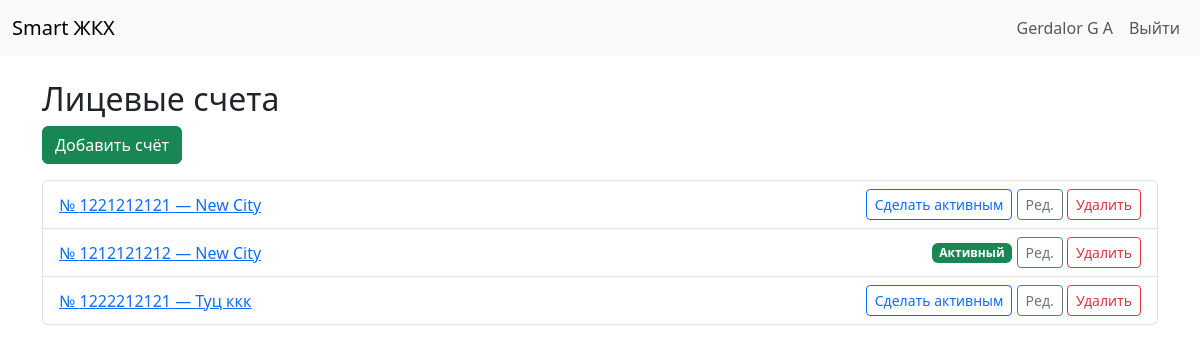
Screenshot of /accounts/ (signed in) with the database file from the repository.
### users/models.py (models this page shows, shortened)
class User(AbstractUser):
    full_name = models.CharField("ФИО", max_length=150)
    address = models.CharField("Адрес", max_length=250)

### accounts/models.py (models this page shows, shortened)
class Account(models.Model):
    user = models.ForeignKey(settings.AUTH_USER_MODEL, on_delete=models.CASCADE, related_name='accounts')
    number = models.CharField("Номер лицевого счета", max_length=10, unique=True, validators=[RegexValidator(r'^\d{10}$', message="Номер должен состоять из 10 цифр")])
    address = models.CharField("Адрес помещения", max_length=255)
    owner_full_name =models.CharField("ФИО владельца", max_length=150)
    area = models.DecimalField("Площадь (м²)", max_digits=7, decimal_places=2, validators=[MinValueValidator(0.01)])
    residents_count = models.PositiveIntegerField("Количество проживающих", validators=[MinValueValidator(1)])
    managing_company = models.CharField("Управляющая компания", max_length=150)
    is_active = models.BooleanField("Активный счет", default=False)

### accounts/html_views.py (the view)
# urls.py: path('', account_views.AccountListView.as_view(), name='account-list'),
class AccountListView(LoginRequiredMixin, ListView):
    model = Account
    template_name = 'accounts/account_list.html'
    context_object_name = 'accounts'
    def get_queryset(self):
        return Account.objects.filter(user=self.request.user)

### templates/accounts/account_list.html (shortened to what this page needs)
{% extends 'base.html' %}
{% block content %}
  <h2>Лицевые счета</h2>
  <a href="{% url 'account-create' %}" class="btn btn-success mb-3">Добавить счёт</a>
  {% if accounts %}
    <ul class="list-group">
      {% for acc in accounts %}
        <li class="list-group-item d-flex justify-content-between align-items-center">
          <a href="{% url 'account-detail' acc.id %}">№ {{ acc.number }} — {{ acc.address }}</a>
          <span>
            {% if not acc.is_active %}
              <form action="{% url 'account-set-active' acc.id %}" method="post" style="display:inline;">
                <button type="submit" class="btn btn-sm btn-outline-primary">Сделать активным</button>
              </form>
            {% else %}
              <span class="badge bg-success">Активный</span>
            {% endif %}
            <a href="{% url 'account-edit' acc.id %}" class="btn btn-sm btn-outline-secondary">Ред.</a>
            <a href="{% url 'account-delete' acc.id %}" class="btn btn-sm btn-outline-danger">Удалить</a>
          </span>
        </li>
      {% endfor %}
    </ul>
  {% else %}
    <p>У вас пока нет лицевых счетов.</p>
  {% endif %}
{% endblock %}

### templates/base.html (shortened to what this page needs)
<!DOCTYPE html>
<html lang="ru">
<head>
    <link href="https://cdn.jsdelivr.net/npm/bootstrap@5.3.0/dist/css/bootstrap.min.css" rel="stylesheet">
</head>
<body>
    <nav class="navbar navbar-expand-lg navbar-light bg-light">
        <div class="container-fluid">
            <a class="navbar-brand" href="{% url 'dashboard' %}">Smart ЖКХ</a>
            <div class="collapse navbar-collapse">
                <ul class="navbar-nav ms-auto">
                    {% if user.is_authenticated %}
                        <li class="nav-item"><span class="nav-link">{{ user.full_name }}</span></li>
                        <li class="nav-item">
                            <form method="post" action="{% url 'logout' %}" style="display:inline;">
                                <button type="submit" class="btn btn-link nav-link">Выйти</button>
                            </form>
                        </li>
                    {% endif %}
                </ul>
            </div>
        </div>
    </nav>
    <div class="container mt-4">
        {% block content %}{% endblock %}
    </div>
</body>
</html>

### rows the page displays
User: full_name "Gerdalor G A"
Account: number "1221212121", address "New City", is_active "Сделать активным"
Account: number "1212121212", address "New City", is_active "Активный"
Account: number "1222212121", address "Туц ккк", is_active "Сделать активным"
